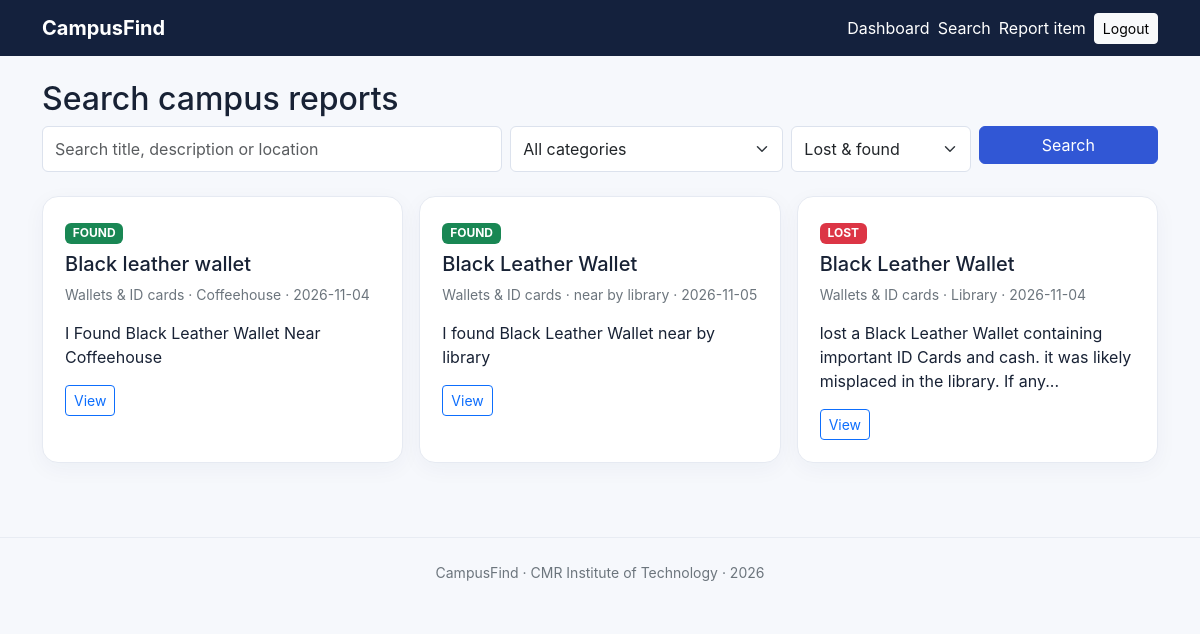
The page /search (signed in) on the database its author committed.
### tables this page shows
CREATE TABLE items(
        id INTEGER PRIMARY KEY AUTOINCREMENT,
        user_id INTEGER NOT NULL,
        item_type TEXT NOT NULL CHECK(item_type IN ('lost','found')),
        title TEXT NOT NULL,
        category TEXT NOT NULL,
        description TEXT NOT NULL,
        location TEXT NOT NULL,
        event_date TEXT NOT NULL,
        image_filename TEXT,
        status TEXT NOT NULL DEFAULT 'open',
        created_at TEXT NOT NULL,
        FOREIGN KEY(user_id) REFERENCES users(id)
    );

### app.py (the view)
@app.route("/search")
@login_required
def search():
    q = request.args.get("q", "").strip()
    category = request.args.get("category", "").strip()
    item_type = request.args.get("type", "").strip()
    sql = """SELECT items.*, users.name AS reporter FROM items
             JOIN users ON users.id=items.user_id WHERE items.status='open'"""
    params = []
    if q:
        sql += " AND (items.title LIKE ? OR items.description LIKE ? OR items.location LIKE ?)"
        params += [f"%{q}%"] * 3
    if category:
        sql += " AND items.category=?"
        params.append(category)
    if item_type in ("lost", "found"):
        sql += " AND items.item_type=?"
        params.append(item_type)
    sql += " ORDER BY items.created_at DESC"
    items = db().execute(sql, params).fetchall()
    return render_template("search.html", items=items, q=q, category=category, item_type=item_type)

### app.py (called while the page is built)
def db():
    if "db" not in g:
        g.db = sqlite3.connect(DB_PATH)
        g.db.row_factory = sqlite3.Row
        g.db.execute("PRAGMA foreign_keys = ON")
    return g.db

def login_required(fn):
    @wraps(fn)
    def wrapper(*args, **kwargs):
        if not session.get("user_id"):
            flash("Please log in to continue.", "warning")
            return redirect(url_for("login"))
        return fn(*args, **kwargs)
    return wrapper

@app.context_processor
def inject_year():
    return {"current_year": datetime.now().year}

### templates/search.html (shortened to what this page needs)
{% extends "base.html" %}{% block title %}Search reports{% endblock %}{% block content %}
<h2>Search campus reports</h2><form class="row g-2 mb-4">
<div class="col-md-5"><input class="form-control" name="q" value="{{ q }}" placeholder="Search title, description or location"></div>
<div class="col-md-3"><select class="form-select" name="category"><option value="">All categories</option></select></div>
<div class="col-md-2"><select class="form-select" name="type"><option value="">Lost & found</option></select></div>
<div class="col-md-2"><button class="btn btn-primary w-100">Search</button></div></form>
<div class="row g-3">{% for item in items %}<div class="col-md-6 col-lg-4"><div class="item-card h-100"><span class="badge {{ 'text-bg-danger' if item.item_type=='lost' else 'text-bg-success' }}">{{ item.item_type|upper }}</span><h5 class="mt-2">{{ item.title }}</h5><p class="small text-secondary">{{ item.category }} · {{ item.location }} · {{ item.event_date }}</p><p>{{ item.description|truncate(120) }}</p><a class="btn btn-outline-primary btn-sm" href="{{ url_for('item_detail', item_id=item.id) }}">View</a></div></div>{% else %}<p>No reports match your search.</p>{% endfor %}</div>{% endblock %}

### static/style.css (style rules this page uses)
:root { --navy:#14213d;--blue:#3157d5;--pale:#eef3ff }
body { background:#f6f8fc;color:#182235;font-family:Inter,system-ui,Arial,sans-serif }
.btn-primary { background:var(--blue);border-color:var(--blue) }
.feature,.item-card,.form-card { background:white;border:1px solid #e6eaf2;border-radius:16px;padding:22px;box-shadow:0 6px 22px #1d35570b }
.form-control,.form-select { border-color:#dce2ed;padding:10px 12px }

### rows shown on the page
items: item_type "FOUND", title "Black leather wallet", category "Wallets & ID cards", location "Coffeehouse", event_date "2026-11-04", description "I Found Black Leather Wallet Near Coffeehouse"
items: item_type "FOUND", title "Black Leather Wallet", category "Wallets & ID cards", location "near by library", event_date "2026-11-05", description "I found Black Leather Wallet near by library"
items: item_type "LOST", title "Black Leather Wallet", category "Wallets & ID cards", location "Library", event_date "2026-11-04", description "lost a Black Leather Wallet containing important ID Cards and cash. it was likely misplaced in the library. If any..."
